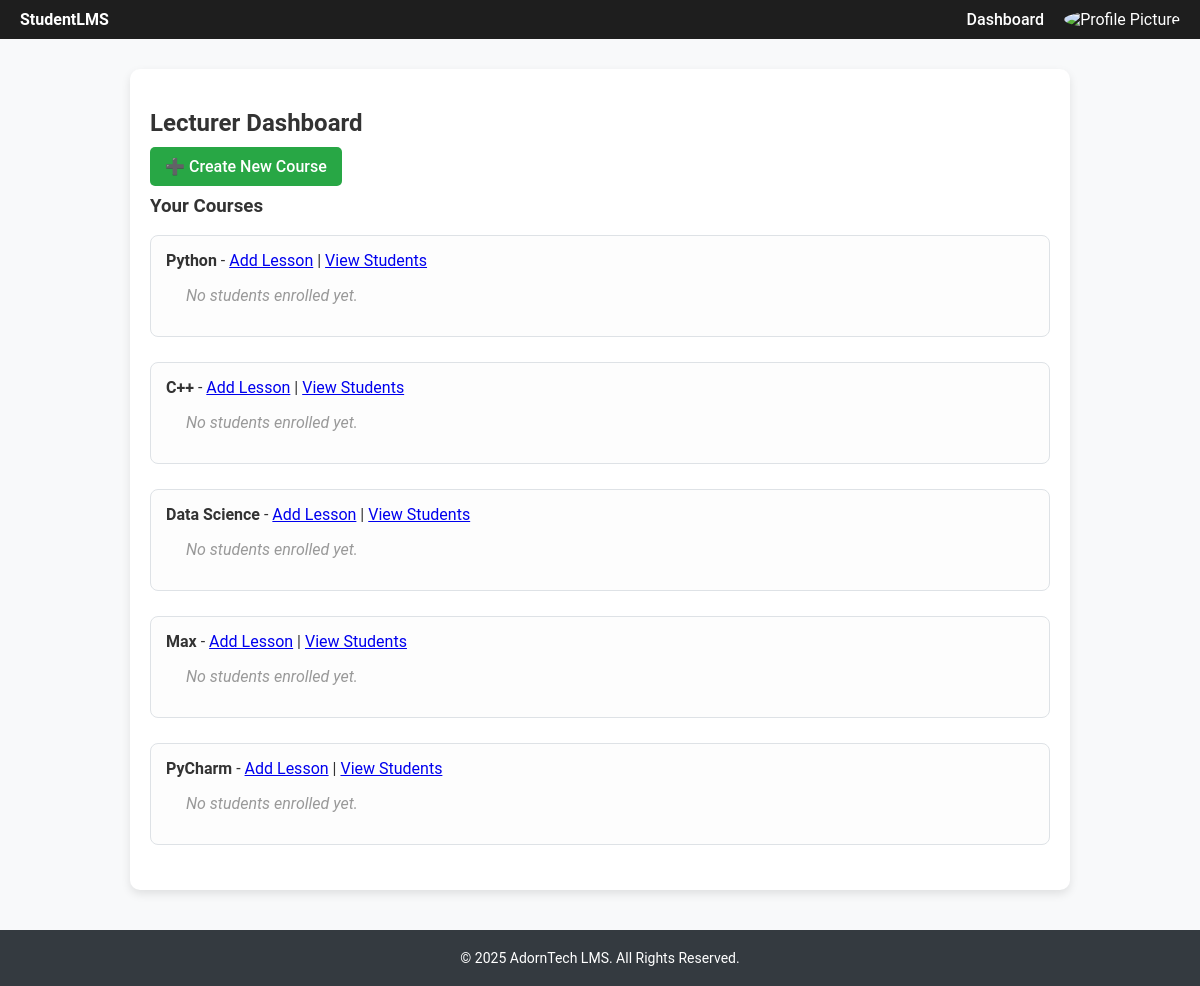
The page /lecturer-dashboard/ (signed in) on the database its author committed.
### courses/models.py (models this page shows, shortened)
class Course(models.Model):
    title = models.CharField(max_length=200)
    description = models.TextField()
    program = models.ForeignKey(Program, on_delete=models.CASCADE)
    lecturer = models.ForeignKey(
        settings.AUTH_USER_MODEL,
        on_delete=models.CASCADE,
        limit_choices_to={'user_type': 'lecturer'},
        related_name='courses'
    )
    created_at = models.DateTimeField(auto_now_add=True)
    is_active = models.BooleanField(default=True)

### accounts/views.py (the view)
# urls.py: path('lecturer-dashboard/', views.lecturer_dashboard, name='lecturer-dashboard'),
@login_required
def lecturer_dashboard(request):
    user = request.user
    courses = Course.objects.filter(lecturer=user)
    return render(request, 'accounts/lecturer_dashboard.html', {
        'courses': courses,
        'year': 2025  # or use datetime.now().year dynamically
    })

### accounts/templates/accounts/lecturer_dashboard.html (shortened to what this page needs)
{% load static %}
<!DOCTYPE html>
<html lang="en">
<head>
    <link rel="stylesheet" href="{% static 'css/lecturer_dashboard.css' %}">
</head>
<body>
<div class="navbar">
    <div class="logo">
        <strong>StudentLMS</strong>
    </div>
    <div class="nav-links">
        <a href="{% url 'lecturer-dashboard' %}">Dashboard</a>
        <div class="profile-dropdown">
            <img src="{% if request.user.profile_picture %}{{ request.user.profile_picture.url }}{% else %}{% static 'images/default_profile.png' %}{% endif %}"
                 alt="Profile Picture" class="profile-pic">
        </div>
    </div>
</div>
<div class="container">
    <h2>Lecturer Dashboard</h2>
    <a href="{% url 'create-course' %}" class="btn btn-create">➕ Create New Course</a>
    <h3>Your Courses</h3>
    <ul class="course-list">
        {% for course in courses %}
            <li>
                <strong>{{ course.title }}</strong> -
                <a href="{% url 'add-lesson' course.id %}">Add Lesson</a> |
                <a href="{% url 'view-students' course.id %}">View Students</a>
                {% if course.enrollment_set.exists %}
                    <ul>
                        {% for enrollment in course.enrollment_set.all %}
                            {% if enrollment.student %}
                                <li>
                                    {{ enrollment.student.get_full_name|default:enrollment.student.username }}
                                    - <a href="{% url 'private-chat' enrollment.student.id %}" class="btn btn-chat">💬 Chat</a>
                                </li>
                            {% endif %}
                        {% endfor %}
                    </ul>
                {% else %}
                    <p class="no-students">No students enrolled yet.</p>
                {% endif %}
            </li>
        {% empty %}
            <li>No courses yet.</li>
        {% endfor %}
    </ul>
</div>
<div class="footer">
    &copy; {{ year }} AdornTech LMS. All Rights Reserved.
</div>
</body>
</html>

### static/css/lecturer_dashboard.css (style rules this page uses)
body { font-family: 'Roboto', sans-serif; background-color: #f8f9fa; margin: 0; padding: 0; color: #333; }
.container { max-width: 900px; margin: 30px auto; padding: 20px; background-color: #fff; border-radius: 10px; box-shadow: 0 4px 10px rgba(0,0,0,0.1); }
.navbar { background-color: #343a40; color: white; padding: 10px 20px; display: flex; justify-content: space-between; align-items: center; }
.navbar a { color: white; text-decoration: none; margin-left: 15px; font-weight: 500; }
.btn { padding: 10px 15px; border-radius: 5px; text-decoration: none; color: white; font-weight: 500; transition: 0.3s; }
.btn-create { background-color: #28a745; }
.course-list { list-style: none; padding-left: 0; }
.course-list li { margin-bottom: 25px; padding: 15px; border: 1px solid #dee2e6; border-radius: 8px; background-color: #fdfdfd; }
.no-students { margin-left: 20px; color: #999; font-style: italic; }
.footer { background-color: #343a40; color: white; text-align: center; padding: 20px 0; margin-top: 40px; font-size: 14px; }

### accounts/templates/accounts/lecturer_dashboard.html (style rules this page uses)
.navbar { display: flex; justify-content: space-between; align-items: center; padding: 10px 20px; background-color: #1e1e1e; color: #fff; }
.nav-links { display: flex; align-items: center; }
.nav-links a { margin-left: 20px; color: #fff; text-decoration: none; }
.profile-dropdown { position: relative; display: inline-block; margin-left: 20px; }
.profile-pic { width: 40px; height: 40px; border-radius: 50%; cursor: pointer; }

### rows shown on the page
Course: title "Python"
Course: title "C++"
Course: title "Data Science"
Course: title "Max"
Course: title "PyCharm"

### other values the page prints
{{ year }} "2025"
